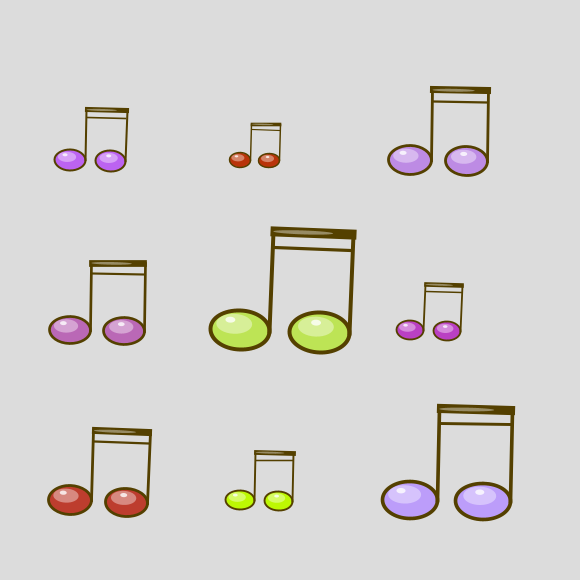
Frame 1 (no input)
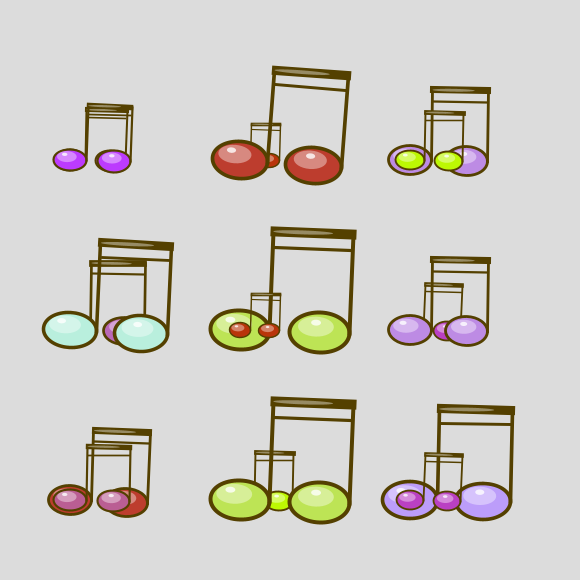
Frame 2 (the mouse pressed at the canvas centre, redrawn once)

The Processing sketch that drew these frames (run headless with seeded random() and noise(); the mouse was pressed at the canvas centre and the sketch redrawn once):

// Processing sketch: processing_21182
// ── processing_21182.pde


void setup() {
  size(580,580);
  smooth();
  noLoop();
  background(220);
}

void draw() {
  noStroke();

  for(int i=0;i<width-150;i+=170) {
    for(int j=0;j<height-150;j+=170) {
      float r=random(200);
      float s=random(0.6,2.2);
      int ran=int(random(200));
      int t=int(random(100));
      drawNote(i+70,j+160,r,s,ran);
    }
  }
}

void drawNote(int poX,int poY, float ro,float scal,int ran) {
  stroke(84,64,0);
  strokeWeight(2);

  randomSeed(ran);
  float colorR=random(255);
  float colorG=random(255);
  float colorB=random(255);


  pushMatrix();
  translate(poX,poY);
  rotate(PI/ro);
  scale(scal);
  beginShape();

  fill(colorR,colorG,colorB);  
  ellipse(0, 0,30,20);
  ellipse(40,0,30,20);

  line( 15,0, 15,-50);
  line( 55,0, 55,-50);
  strokeWeight(5);
  strokeCap(PROJECT);
  line( 16,-50, 54,-50);
  strokeWeight(1.6);
  line( 16,-42, 54,-42);
  noStroke();
  fill(255,255,255,100);
  ellipse(-3,-3,18,10);
  ellipse(38,-3,18,10);
  fill(255,255,255,200);
  ellipse(-5,-5,5,3);
  ellipse(38,-5,5,3);
  fill(255,255,255,100);
  ellipse(30,-50,30,2);
  endShape();
  popMatrix();
}
